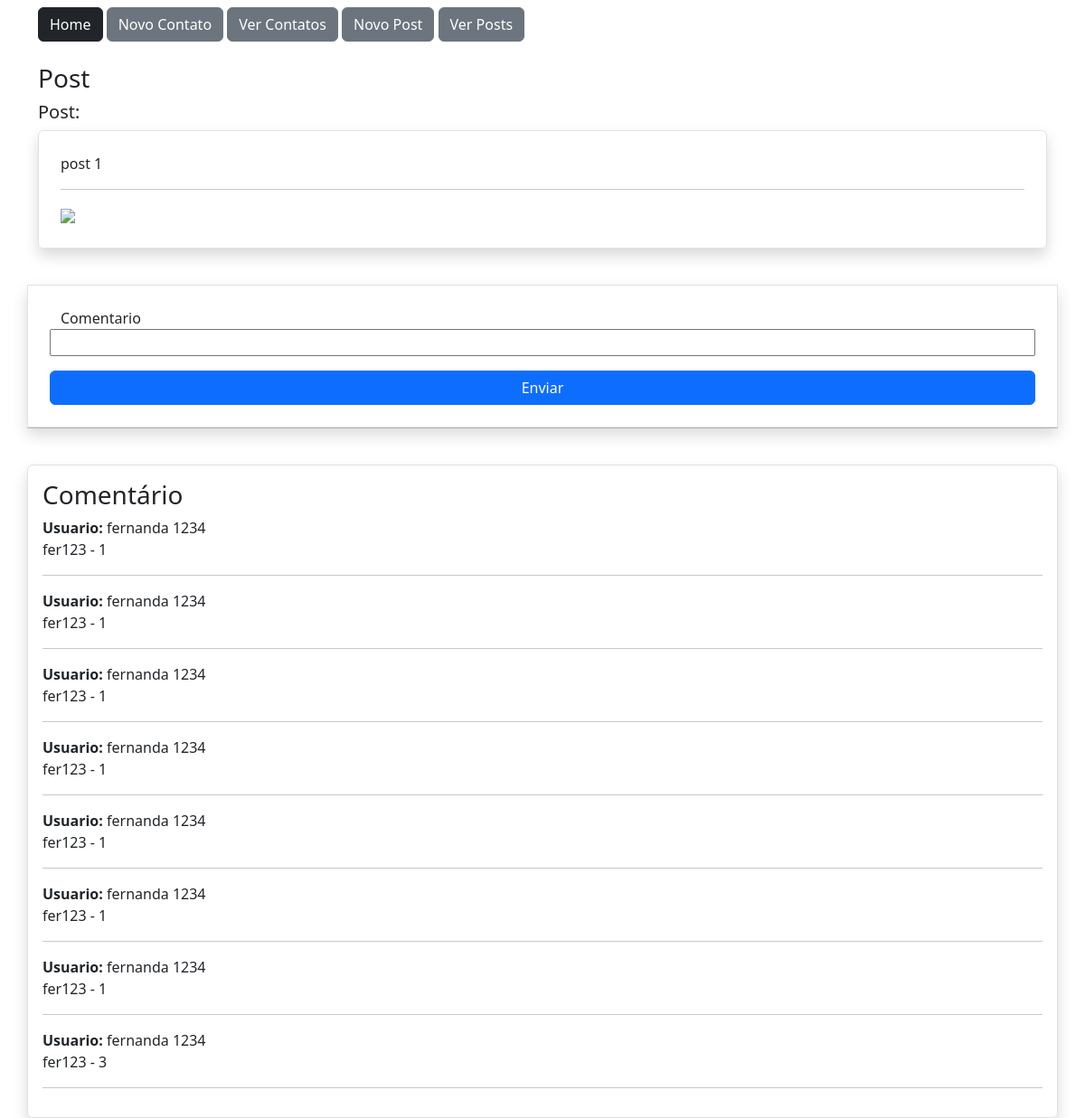
The app's page /post/1 (signed in) with its own data.
### app/models.py (models this page shows, shortened)
class Post(db.Model):
    id = db.Column(db.Integer, primary_key=True)
    data_criacao = db.Column(db.DateTime, default=datetime.now())
    mensagem = db.Column(db.String, nullable=True)
    imagem = db.Column(db.String, nullable=True, default='default.png')
    user_id = db.Column(db.Integer, db.ForeignKey('user.id'), nullable=True)
    comentarios = db.relationship('PostComentarios', backref='post', lazy=True)

class PostComentarios(db.Model):
    id = db.Column(db.Integer, primary_key=True)
    data_criacao = db.Column(db.DateTime,default=datetime.now())
    comentario = db.Column(db.String, nullable=True)
    user_id = db.Column(db.Integer, db.ForeignKey('user.id'), nullable=True)
    post_id = db.Column(db.Integer, db.ForeignKey('post.id'), nullable=True)

class User(db.Model, UserMixin):
    id = db.Column(db.Integer, primary_key=True)
    nome = db.Column(db.String, nullable=True)
    sobrenome = db.Column(db.String, nullable=True)
    email = db.Column(db.String, nullable=True)
    senha = db.Column(db.String, nullable=True)
    posts = db.relationship('Post', backref='user', lazy=True)
    post_comentarios = db.relationship('PostComentarios', backref='user', lazy=True)

### app/view.py (the view)
@app.route('/post/<int:id>', methods=['GET', 'POST'])
@login_required
def PostComentarios(id):
    post = Post.query.get(id)
    form = PostComentarioForm()
    if form.validate_on_submit():
        form.save(current_user.id, id)
        return redirect(url_for('PostComentarios', id=id))
    return render_template('post.html', post=post, form=form)

### app/forms.py (shortened to what this page needs)
class PostComentarioForm(FlaskForm):
     comentario = StringField('Comentario', validators=[DataRequired()])
     btnSubmit = SubmitField('Enviar')

### app/models.py (called while the page is built)
@login_manager.user_loader
def load_user(user_id):
    return User.query.get(user_id)

### app/templates/post.html (shortened to what this page needs)
{% extends 'base.html' %}
{% block content %}
   <div class="container">
    {%include 'nave.html' %}
        <div class="row mt-4">
        <h3>Post</h3>
        </div>
        <div class="row">
            <div class="col-12">
                <h5>Post: </h5>
                <div class="col-12 border rounded p-4 shadow">
                    {{post.mensagem}}
                    <hr>
                    <img src="{{url_for('static', filename='data/post/{}'.format(post.imagem))}}">
                </div>
            </div>
            <div class="col-12 mt-3">
                <form action="" method="post" class="row mt-4 p-4 round border shadow">
                    {{form.comentario.label()}}
                    {{form.comentario(class="form_control")}}
                    {{form.btnSubmit(class="btn btn-primary col-12 mt-3")}}
                </form>
            </div>
            <hr>
            <div class="col-12 mt-4 border rounded shadow p-3">
                <h3> Comentário </h3>
                {% for c in post.comentarios %}
                <p>
                    <b>Usuario: </b>{{c.user.nome}} {{c.user.sobrenome}}<br>
                    {{c.comentario}}
                </p>
                <hr>
                {% endfor %}
            </div>
        </div>
   </div>
{% endblock %}

### records on screen
Post: mensagem "post 1"
PostComentarios: user.nome "fernanda", user.sobrenome "1234", comentario "fer123 - 1"
PostComentarios: user.nome "fernanda", user.sobrenome "1234", comentario "fer123 - 1"
PostComentarios: user.nome "fernanda", user.sobrenome "1234", comentario "fer123 - 1"
PostComentarios: user.nome "fernanda", user.sobrenome "1234", comentario "fer123 - 1"
PostComentarios: user.nome "fernanda", user.sobrenome "1234", comentario "fer123 - 1"
PostComentarios: user.nome "fernanda", user.sobrenome "1234", comentario "fer123 - 1"
PostComentarios: user.nome "fernanda", user.sobrenome "1234", comentario "fer123 - 1"
PostComentarios: user.nome "fernanda", user.sobrenome "1234", comentario "fer123 - 3"
